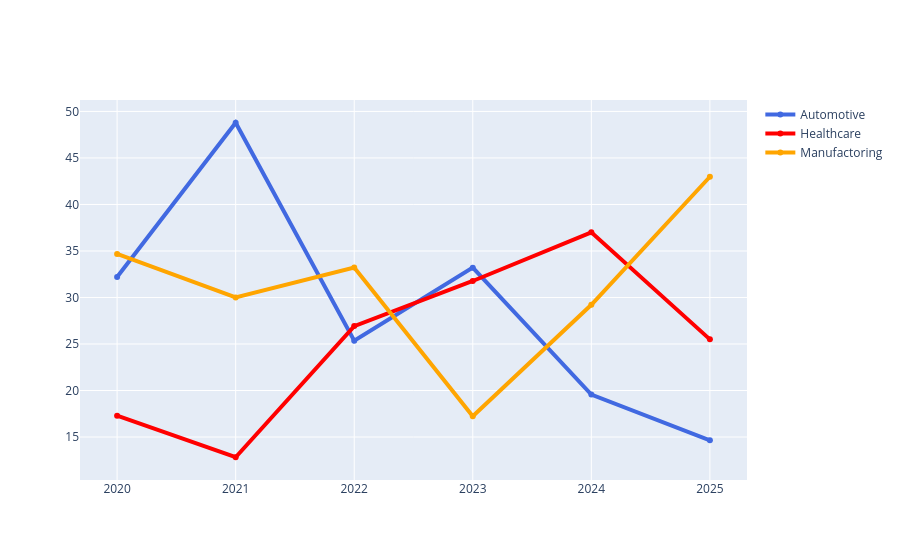

Notebook code for this chart:
### Code cell
fig4 = go.Figure()

fig4.add_trace(go.Scatter(
    x=serie_temporal1.index,
    y=serie_temporal1['Automotive'],
    name='Automotive',
    line=dict(color='royalblue', width=4)
))

fig4.add_trace(go.Scatter(
    x=serie_temporal1.index,
    y=serie_temporal1['Healthcare'],
    name='Healthcare',
    line=dict(color='red', width=4)
))

fig4.add_trace(go.Scatter(
    x=serie_temporal1.index,
    y=serie_temporal1['Manufacturing'],
    name='Manufactoring',
    line=dict(color='orange', width=4)
))

### Figure 1 — Plotly figure (JSON) as saved in the notebook; plotly's stock layout.template omitted (floating-point values rounded to 4 significant figures)
{"data": [{"line": {"color": "royalblue", "width": 4}, "name": "Automotive", "type": "scatter", "x": [2020, 2021, 2022, 2023, 2024, 2025], "y": [32.2, 48.78, 25.35, 33.21, 19.57, 14.64]}, {"line": {"color": "red", "width": 4}, "name": "Healthcare", "type": "scatter", "x": [2020, 2021, 2022, 2023, 2024, 2025], "y": [17.29, 12.82, 26.92, 31.78, 37.0, 25.5]}, {"line": {"color": "orange", "width": 4}, "name": "Manufactoring", "type": "scatter", "x": [2020, 2021, 2022, 2023, 2024, 2025], "y": [34.68, 30.01, 33.23, 17.23, 29.22, 42.98]}], "layout": {}}
